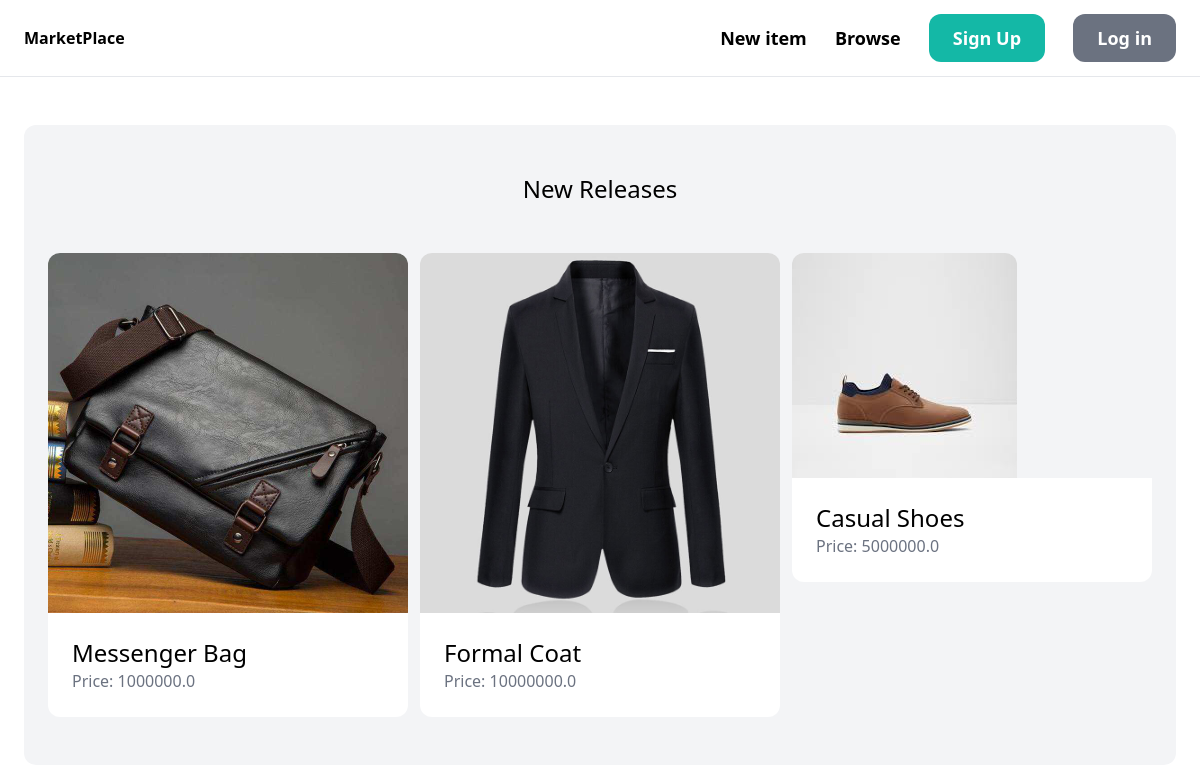
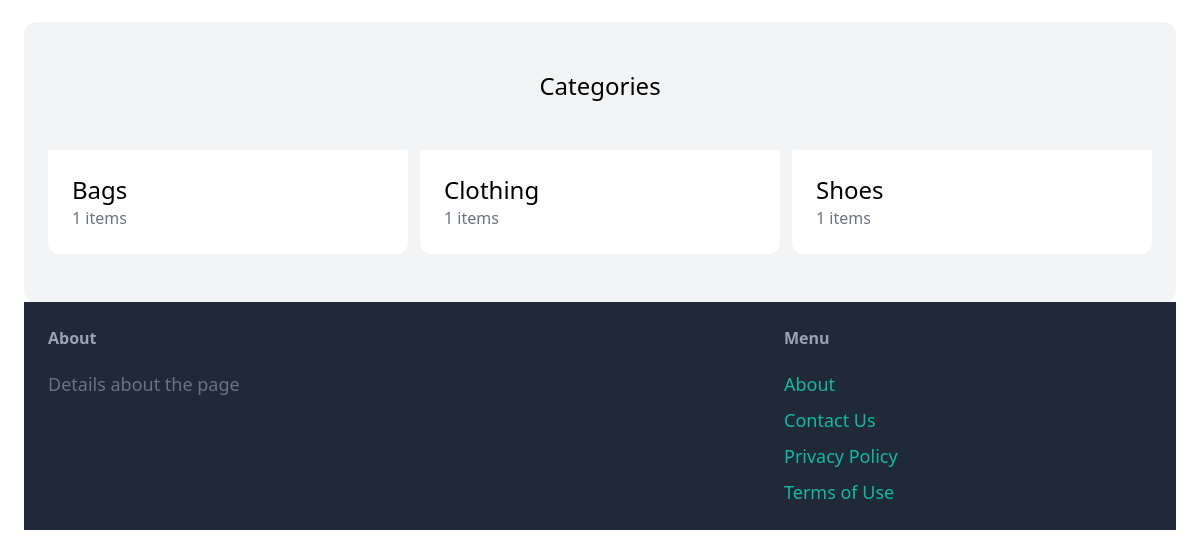
Before: / with the older database file (2 pictures, top to bottom).
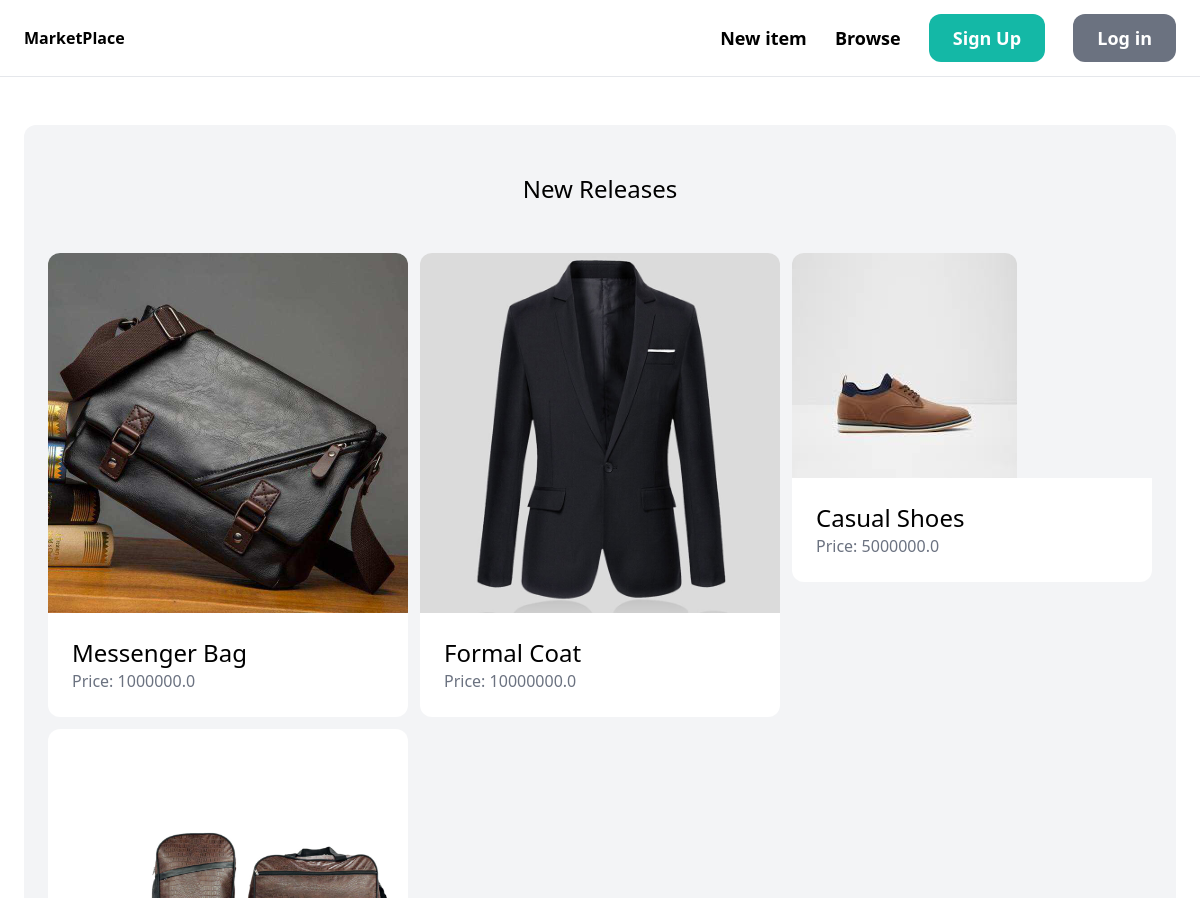
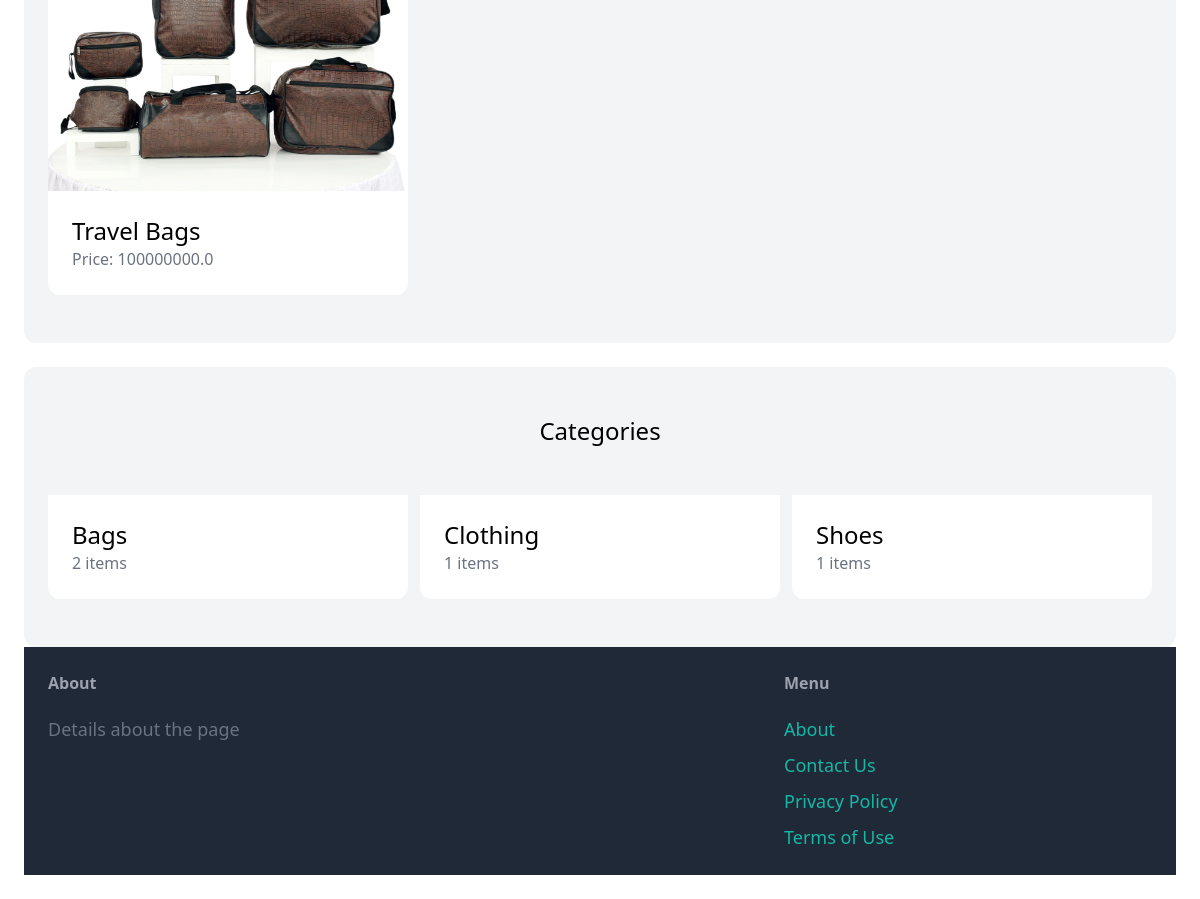
After: the same page with the newer database file (2 pictures, top to bottom).
### item/models.py (models this page shows, shortened)
class Item(models.Model):
    category = models.ForeignKey(Category, related_name='items', on_delete=models.CASCADE)
    name = models.CharField(max_length=255)
    description = models.TextField(blank=True, null=True)
    price = models.FloatField()
    image = models.ImageField(upload_to='item_images', blank=True, null=True)
    is_sold = models.BooleanField(default=False)
    created_by = models.ForeignKey(User, related_name='items', on_delete=models.CASCADE)
    created_at = models.DateTimeField(auto_now_add=True)

class Category(models.Model):
    name = models.CharField(max_length=255)
    class Meta:
        ordering = ('name',)
        verbose_name_plural = 'Categories'

### core/views.py (the view)
# urls.py: path('', index, name='index'),
def index(request):
    items = Item.objects.filter(is_sold=False) [0:6]
    categories = Category.objects.all()
    return render(request, 'core/index.html', {
        'categories': categories,
        'items': items,
    })

### core/templates/core/index.html (shortened to what this page needs)
{% extends 'core/base.html' %}
{% block content %}
    <div class="mt-6 px-6 py-12 bg-gray-100 rounded-xl">
        <h2 class="mb-12 text-2xl text-center">New Releases</h2>
        <div class="grid grid-cols-3 gap-3">
            {% for item in items %}
                <div>
                    <a href="{% url 'item:detail' item.id %}">
                        <div>
                            <img src="{{ item.image.url }}" class="rounded-t-xl">
                        </div>
                        <div class="p-6 bg-white rounded-b-xl">
                            <h2 class="text-2xl">{{ item.name }}</h2>
                            <p class="text-gray-500">Price: {{ item.price }}</item></p>
                        </div>
                    </a>
                </div>
            {% endfor %}
        </div>
    </div>
    <div class="mt-6 px-6 py-12 bg-gray-100 rounded-xl">
        <h2 class="mb-12 text-2xl text-center">Categories</h2>
        <div class="grid grid-cols-3 gap-3">
            {% for category in categories %}
            <div>
                <a href="#">
                    <div class="p-6 bg-white rounded-b-xl">
                        <h2 class="text-2xl">{{ category.name }}</h2>
                        <p class="text-gray-500">{{ category.items.count }} items</item></p>
                    </div>
                </a>
            </div>
            {% endfor %}
        </div>
{% endblock %}

### core/templates/core/base.html (shortened to what this page needs)
<!DOCTYPE html>
<html>
    <head>
        <script src="https://cdn.tailwindcss.com"></script>
    </head>
    <body>
        <nav class="py-6 px-6 flex justify-between items-center border-b border-gray-200">
            <a href="/" class="text=xl font-semibold">MarketPlace</a>
            <div class="space-x-6">
                <a href="#" class="text-lg font-semibold hover:text-gray-500">New item</a>
                <a href="#" class="text-lg font-semibold hover:text-gray-500">Browse</a>
                <a href="#" class="px-6 py-3 text-lg font-semibold bg-teal-500 text-white rounded-xl hover:bg-teal-700">Sign Up</a>
                <a href="#" class="px-6 py-3 text-lg font-semibold bg-gray-500 text-white rounded-xl hover:bg-gray-700">Log in</a>
            </div>
        </nav>
        <div class="px-6 py-6">
            {% block content %}
            {% endblock %}
        </div>
        <footer class="py-6 px-6 flex justify-between bg-gray-800">
            <div class="w-2/3 pr-10">
                <h3 class="mb-5 font-semibold text-gray-400">About</h3>
                <p class="text-lg text-gray-500">Details about the page</p>
            </div>
            <div class="w-1/3">
                <h3 class="mb-5 font-semibold text-gray-400">Menu</h3>
                <ul class="space-y-2">
                    <li><a href="#" class="text-lg text-teal-500 hover:text-teal-700">About</a></li>
                    <li><a href="{% url 'contact' %}" class="text-lg text-teal-500 hover:text-teal-700">Contact Us</a></li>
                    <li><a href="#" class="text-lg text-teal-500 hover:text-teal-700">Privacy Policy</a></li>
                    <li><a href="#" class="text-lg text-teal-500 hover:text-teal-700">Terms of Use</a></li>
                </ul>
            </div>
        </footer>
    </body>
</html>

Changed rows visible on the page:
added Item: image (picture), name "Travel Bags", price "100000000.0"
computed for Category "Bags": items.count "1" → "2"
